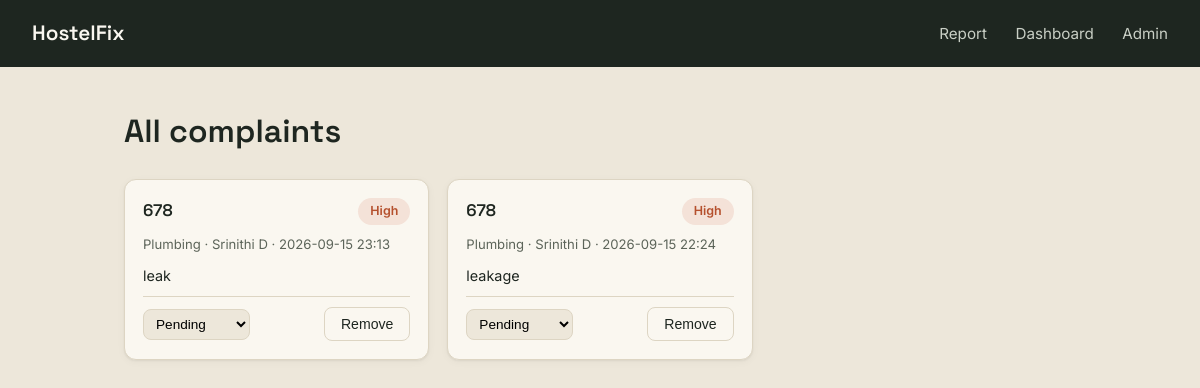
The page /admin on the database its author committed.
### tables this page shows
CREATE TABLE complaints (
            id INTEGER PRIMARY KEY AUTOINCREMENT,
            name TEXT NOT NULL,
            room_no TEXT NOT NULL,
            category TEXT NOT NULL,
            description TEXT NOT NULL,
            priority TEXT NOT NULL,
            status TEXT NOT NULL DEFAULT 'Pending',
            created_at TEXT NOT NULL
        );

### app.py (the view)
@app.route("/admin")
def admin():
    conn = get_db()
    complaints = conn.execute(
        "SELECT * FROM complaints ORDER BY created_at DESC"
    ).fetchall()
    conn.close()
    return render_template("admin.html", complaints=complaints)

### app.py (called while the page is built)
def get_db():
    conn = sqlite3.connect(DB_PATH)
    conn.row_factory = sqlite3.Row
    return conn

### templates/Admin.html (shortened to what this page needs)
<!DOCTYPE html>
<html lang="en">
<head>
  <link rel="stylesheet" href="{{ url_for('static', filename='style.css') }}">
</head>
<body>
  <header class="site-header">
    <a href="{{ url_for('index') }}" class="brand">HostelFix</a>
    <nav>
      <a href="{{ url_for('index') }}">Report</a>
      <a href="{{ url_for('dashboard') }}">Dashboard</a>
      <a href="{{ url_for('admin') }}">Admin</a>
    </nav>
  </header>
  <div class="container">
    <h1 style="margin-bottom: 24px;">All complaints</h1>
    <div class="admin-grid">
      {% for c in complaints %}
      <div class="complaint-card">
        <div class="card-top">
          <div class="room">{{ c.room_no }}</div>
          {% if c.priority == 'High' %}
            <span class="badge badge--high">High</span>
          {% elif c.priority == 'Medium' %}
            <span class="badge badge--medium">Medium</span>
          {% else %}
            <span class="badge badge--low">Low</span>
          {% endif %}
        </div>
        <div class="meta">{{ c.category }} · {{ c.name }} · {{ c.created_at }}</div>
        <div class="description">{{ c.description }}</div>
        <div class="card-footer">
          <form method="POST" action="{{ url_for('update_status', complaint_id=c.id) }}">
            <select name="status" onchange="this.form.submit()">
              <option value="Pending" {% if c.status == 'Pending' %}selected{% endif %}>Pending</option>
            </select>
          </form>
          <form method="POST" action="{{ url_for('delete_complaint', complaint_id=c.id) }}"
                onsubmit="return confirm('Remove this complaint?');">
            <button type="submit" class="btn-secondary">Remove</button>
          </form>
        </div>
      </div>
      {% else %}
      <p style="color: var(--ink-muted);">No complaints yet.</p>
      {% endfor %}
    </div>
  </div>
</body>
</html>

### static/style.css (style rules this page uses)
:root { --bg: #EDE7DA; --surface: #FAF7F0; --surface-border: #DDD5C3; --ink: #1E2620; --ink-muted: #5C6459; --teal: #2F6E62; --teal-hover: #285A50; --teal-light: #E4EEEB; --rust: #B5502D; --rust-light: #F4E2D8; --amber: #C68A2E; --amber-light: #F4E9D4; --steel: #3B5B77; --steel-light: #DFE6EC; --radius: 8px; --radius-lg: 12px; --shadow-card: 0 1px 2px rgba(30, 38, 32, 0.06), 0 2px 8px rgba(30, 38, 32, 0.04); --cc-violet: #7C5CFC; --cc-violet-dark: #5F3DE0; --cc-blue: #3B82F6; --cc-teal: #14B8A6; --cc-orange: #FB923C; --cc-orange-dark: #EA7C2C; --cc-ink: #251F3D; --cc-ink-muted: #6A6483; --cc-glass-bg: rgba(255, 255, 255, 0.72); --cc-glass-border: rgba(255, 255, 255, 0.9); --cc-shadow: 0 20px 50px -20px rgba(92, 61, 224, 0.28), 0 4px 14px rgba(59, 130, 246, 0.08); }
* { box-sizing: border-box; }
body { margin: 0; background: var(--bg); color: var(--ink); font-family: 'Inter', sans-serif; line-height: 1.5; }
h1, h2, h3, .stat-number { font-family: 'Space Grotesk', sans-serif; font-weight: 600; color: var(--ink); margin: 0; }
a { color: var(--teal); }
.site-header { background: var(--ink); color: var(--surface); padding: 18px 32px; display: flex; align-items: center; justify-content: space-between; }
.site-header .brand { font-family: 'Space Grotesk', sans-serif; font-size: 1.3rem; font-weight: 600; color: var(--surface); text-decoration: none; }
.site-header nav a { color: #C9CFC5; text-decoration: none; margin-left: 24px; font-size: 0.95rem; transition: color 0.15s ease; }
.container { max-width: 1000px; margin: 0 auto; padding: 40px 24px 64px; }
.btn-secondary { background: transparent; color: var(--ink); border: 1px solid var(--surface-border); border-radius: var(--radius); padding: 8px 16px; font-size: 0.88rem; cursor: pointer; transition: border-color 0.15s ease, background 0.15s ease; }
.badge { display: inline-block; border-radius: 999px; padding: 4px 12px; font-size: 0.78rem; font-weight: 600; white-space: nowrap; }
.badge--high { background: var(--rust-light); color: var(--rust); }
.admin-grid { display: grid; grid-template-columns: repeat(auto-fill, minmax(280px, 1fr)); gap: 18px; }
.complaint-card { background: var(--surface); border: 1px solid var(--surface-border); border-radius: var(--radius-lg); box-shadow: var(--shadow-card); padding: 18px; display: flex; flex-direction: column; gap: 10px; }
.complaint-card .card-top { display: flex; justify-content: space-between; align-items: flex-start; }
.complaint-card .room { font-family: 'Space Grotesk', sans-serif; font-weight: 600; font-size: 1.05rem; }
.complaint-card .meta { color: var(--ink-muted); font-size: 0.82rem; }
.complaint-card .description { font-size: 0.9rem; color: var(--ink); }
.complaint-card .card-footer { display: flex; justify-content: space-between; align-items: center; margin-top: auto; padding-top: 10px; border-top: 1px solid var(--surface-border); }
.complaint-card select { border: 1px solid var(--surface-border); border-radius: var(--radius); padding: 6px 8px; font-size: 0.85rem; background: var(--bg); }

### rows shown on the page
complaints: room_no "678", priority "High", category "Plumbing", name "Srinithi D", created_at "2026-09-15 23:13", description "leak", status "Pending"
complaints: room_no "678", priority "High", category "Plumbing", name "Srinithi D", created_at "2026-09-15 22:24", description "leakage", status "Pending"
